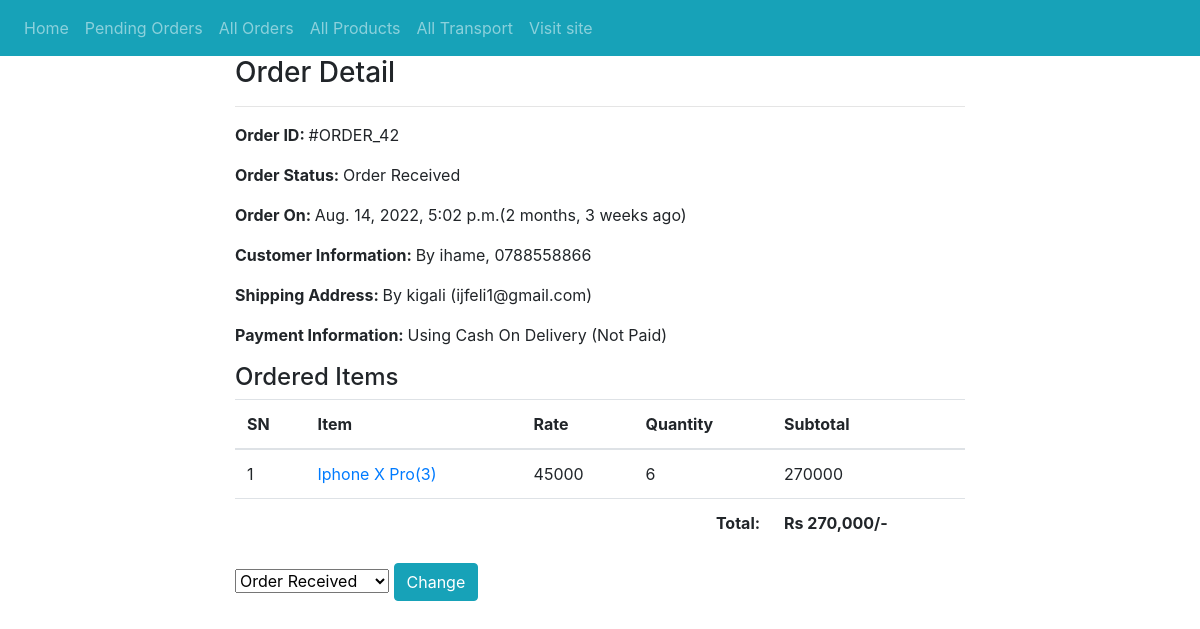
Page /admin-order/42/ (signed in) on the earlier database version.
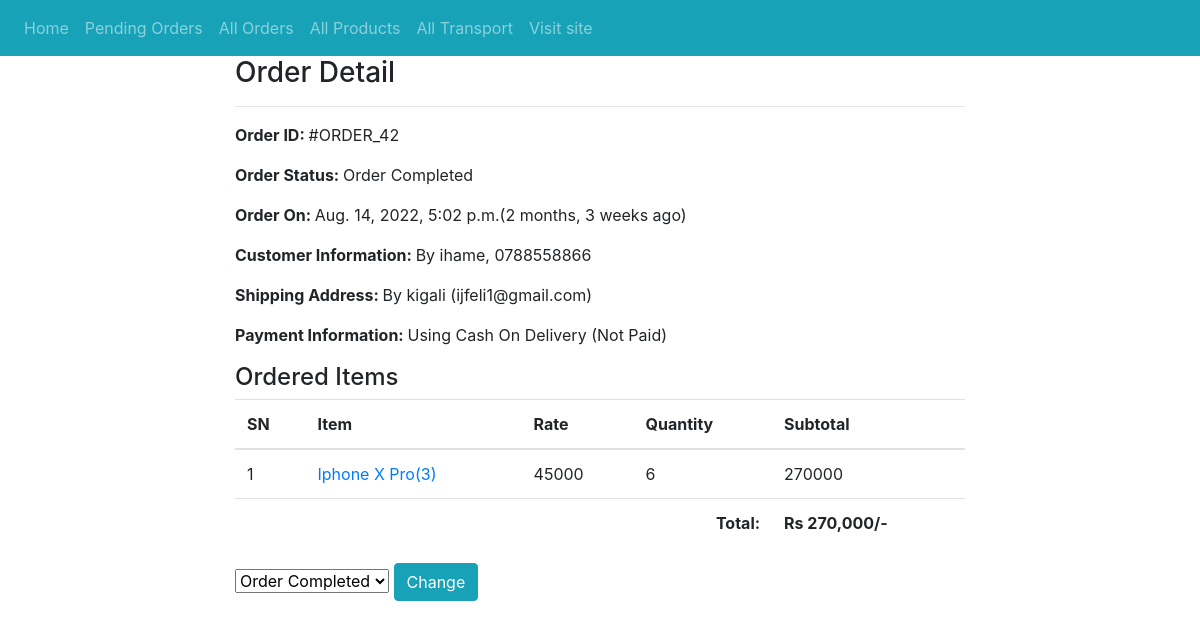
Same page on the later database version.
### ecomapp/models.py (models this page shows, shortened)
class Order(models.Model):
    cart = models.OneToOneField(Cart, on_delete=models.CASCADE)
    ordered_by = models.CharField(max_length=200)
    shipping_address = models.CharField(max_length=200)
    mobile = models.CharField(max_length=10)
    email = models.EmailField(null=True, blank=True)
    subtotal = models.PositiveIntegerField()
    discount = models.PositiveIntegerField()
    total = models.PositiveIntegerField()
    order_status = models.CharField(max_length=50, choices=ORDER_STATUS)
    created_at = models.DateTimeField(auto_now_add=True)
    payment_method = models.CharField(
        max_length=20, choices=METHOD, default="Cash On Delivery")
    payment_completed = models.BooleanField(
        default=False, null=True, blank=True)

### ecomapp/views.py (the view)
# urls.py: path("admin-order/<int:pk>/", AdminOrderDetailView.as_view(),
class AdminOrderDetailView(AdminRequiredMixin, DetailView):
    template_name = "adminpages/adminorderdetail.html"
    model = Order
    context_object_name = "ord_obj"
    def get_context_data(self, **kwargs):
        context = super().get_context_data(**kwargs)
        context["allstatus"] = ORDER_STATUS
        return context

### ecomapp/views.py (called while the page is built)
    def dispatch(self, request, *args, **kwargs):
        if request.user.is_authenticated and Admin.objects.filter(user=request.user).exists():
            pass
        else:
            return redirect("/admin-login/")
        return super().dispatch(request, *args, **kwargs)

### templates/adminpages/adminorderdetail.html (shortened to what this page needs)
{% extends 'adminpages/adminbase.html' %}
{% load humanize %}
{% block content %}
<div class="container">
    <div class="row">
        <div class="col-md-8 mx-auto">
            <h3>Order Detail</h3>
            <hr>
            <p><span class="font-weight-bold">Order ID: </span> #ORDER_{{ord_obj.id}}</p>
            <p><span class="font-weight-bold">Order Status: </span> {{ord_obj.order_status}}</p>
            <p><span class="font-weight-bold">Order On: </span> {{ord_obj.created_at}}({{ord_obj.created_at|timesince}} ago)</p>
            <p><span class="font-weight-bold">Customer Information: </span> By {{ord_obj.ordered_by}}, {{ord_obj.mobile}}</p>
            <p><span class="font-weight-bold">Shipping Address: </span> By {{ord_obj.shipping_address}} ({{ord_obj.email}})</p>
            <p><span class="font-weight-bold">Payment Information: </span>  Using {{ord_obj.payment_method}} ({% if ord_obj.payment_completed %}Payment Completed{% else %}Not Paid{% endif %})</p>
            <h4>Ordered Items</h4>
            <table class="table">
                <thead>
                    <tr>
                        <th>SN</th>
                        <th>Item</th>
                        <th>Rate</th>
                        <th>Quantity</th>
                        <th>Subtotal</th>
                    </tr>
                </thead>
                <tbody>
                    {% for cp in ord_obj.cart.cartproduct_set.all %}
                    <tr>
                        <td>{{forloop.counter}}</td>
                        <td><a target="_blank"
                                href="{% url 'ecomapp:productdetail' cp.product.slug %}">{{cp.product.title}}({{cp.product.id}})</a>
                        </td>
                        <td>{{cp.rate}}</td>
                        <td>{{cp.quantity}}</td>
                        <td>{{cp.subtotal}}</td>
                    </tr>
                    {% endfor %}
                    <tr>
                        <th colspan="4" class="text-right">Total: </th>
                        <th>Rs {{ord_obj.total|intcomma}}/-</th>
                    </tr>
                </tbody>
            </table>
            <form action="{% url 'ecomapp:adminorderstatuschange' ord_obj.id %}" method="POST">
                <select name="status">
                    {% for i, j in allstatus %}
                    <option value="{{i}}" {% if i == ord_obj.order_status %}selected{% endif %}>{{j}}</option>
                    {% endfor %}
                </select>
                <button class="btn btn-info">Change</button>
            </form>
        </div>
    </div>
</div>
{% endblock %}

Differences in the rows shown:
changed Order "ihame": order_status "Order Received" → "Order Completed"; status "Order Received" → "Order Completed"
